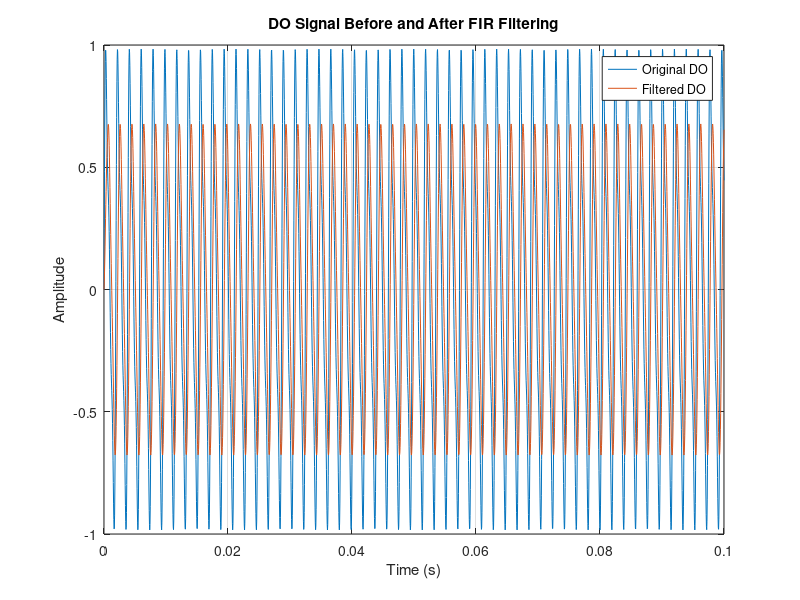
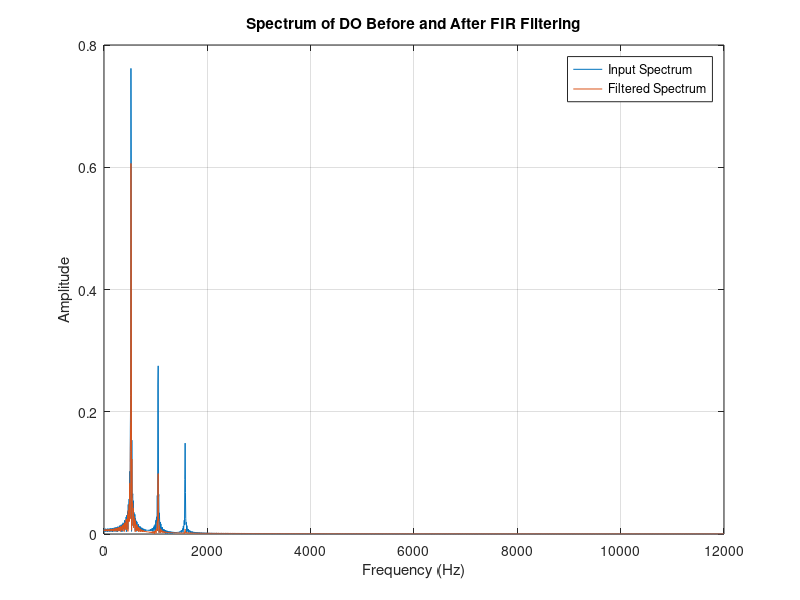

Here is the MATLAB script that generated these plots, in order:
%% --- FIR Filtering of the DO Signal Using Recurrence Method ---

clear; clc; close all;

%% 1. Load DO signal
load signal.mat     % loads "signal"
t = signal(1,:);     % time vector
e = signal(2,:);     % input DO signal
N = length(e);       % number of samples
Tech = t(2);         % sampling period
Fs = 1/Tech;         % sampling frequency

%% 2. Load FIR filter coefficients (Num)
load FIR_coeff.mat   % created earlier by FDATool export
b = Num;             % rename for readability
M = length(b);       % number of coefficients

%% 3. FIR filtering using manual recurrence relation
s = zeros(1, N);     % output signal

for k = 1:N
    for i = 1:min(k, M)
        s(k) = s(k) + b(i) * e(k-i+1);
    end
end

%% 4. Plot input and output in time domain
figure;
plot(t, e); hold on;
plot(t, s);
xlabel("Time (s)");
ylabel("Amplitude");
title("DO Signal Before and After FIR Filtering");
legend("Original DO","Filtered DO");
grid on;

%% 5. Listen to the signals
disp("Playing original DO...");
sound(e, Fs);
pause(1.5);
disp("Playing filtered DO...");
sound(s, Fs);

%% 6. Compute FFTs for spectrum comparison
Nfft = 2^nextpow2(N);

E = fft(e, Nfft)/N;
S = fft(s, Nfft)/N;

f = linspace(0, Fs/2, Nfft/2+1);

E_amp = 2*abs(E(1:Nfft/2+1));
S_amp = 2*abs(S(1:Nfft/2+1));

%% 7. Plot FFT magnitude comparison
figure;
plot(f, E_amp); hold on;
plot(f, S_amp);
xlabel("Frequency (Hz)");
ylabel("Amplitude");
title("Spectrum of DO Before and After FIR Filtering");
legend("Input Spectrum","Filtered Spectrum");
grid on;
